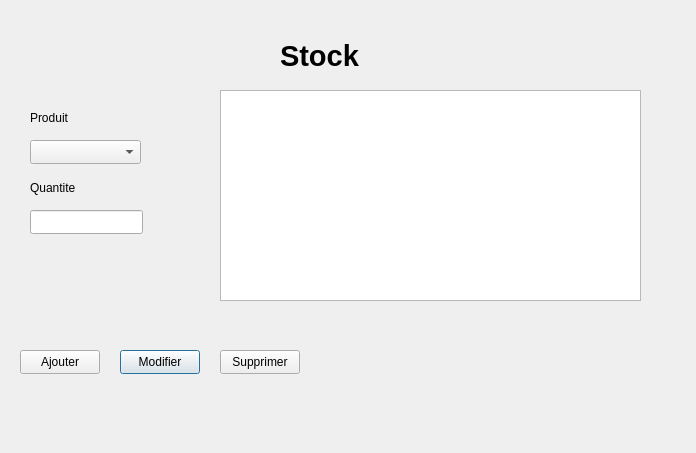
<?xml version="1.0" encoding="UTF-8"?>
<ui version="4.0">
 <class>Stock</class>
 <widget class="QDialog" name="Stock">
  <property name="geometry">
   <rect>
    <x>0</x>
    <y>0</y>
    <width>696</width>
    <height>453</height>
   </rect>
  </property>
  <property name="windowTitle">
   <string>Dialog</string>
  </property>
  <widget class="QPushButton" name="pushButton_3">
   <property name="geometry">
    <rect>
     <x>120</x>
     <y>350</y>
     <width>80</width>
     <height>24</height>
    </rect>
   </property>
   <property name="text">
    <string>Modifier</string>
   </property>
  </widget>
  <widget class="QPushButton" name="pushButton">
   <property name="geometry">
    <rect>
     <x>20</x>
     <y>350</y>
     <width>80</width>
     <height>24</height>
    </rect>
   </property>
   <property name="text">
    <string>Ajouter</string>
   </property>
  </widget>
  <widget class="QLabel" name="label_2">
   <property name="geometry">
    <rect>
     <x>30</x>
     <y>180</y>
     <width>49</width>
     <height>16</height>
    </rect>
   </property>
   <property name="text">
    <string>Quantite</string>
   </property>
  </widget>
  <widget class="QLabel" name="label_3">
   <property name="geometry">
    <rect>
     <x>280</x>
     <y>40</y>
     <width>161</width>
     <height>31</height>
    </rect>
   </property>
   <property name="font">
    <font>
     <pointsize>22</pointsize>
     <bold>true</bold>
    </font>
   </property>
   <property name="text">
    <string>Stock</string>
   </property>
  </widget>
  <widget class="QPushButton" name="pushButton_4">
   <property name="geometry">
    <rect>
     <x>220</x>
     <y>350</y>
     <width>80</width>
     <height>24</height>
    </rect>
   </property>
   <property name="text">
    <string>Supprimer</string>
   </property>
  </widget>
  <widget class="QLineEdit" name="lineEdit_2">
   <property name="geometry">
    <rect>
     <x>30</x>
     <y>210</y>
     <width>113</width>
     <height>24</height>
    </rect>
   </property>
  </widget>
  <widget class="QLabel" name="label">
   <property name="geometry">
    <rect>
     <x>30</x>
     <y>110</y>
     <width>49</width>
     <height>16</height>
    </rect>
   </property>
   <property name="text">
    <string>Produit</string>
   </property>
  </widget>
  <widget class="QComboBox" name="comboBox">
   <property name="geometry">
    <rect>
     <x>30</x>
     <y>140</y>
     <width>111</width>
     <height>24</height>
    </rect>
   </property>
  </widget>
  <widget class="QTableView" name="tableView">
   <property name="geometry">
    <rect>
     <x>220</x>
     <y>90</y>
     <width>421</width>
     <height>211</height>
    </rect>
   </property>
  </widget>
 </widget>
 <resources/>
 <connections/>
</ui>
